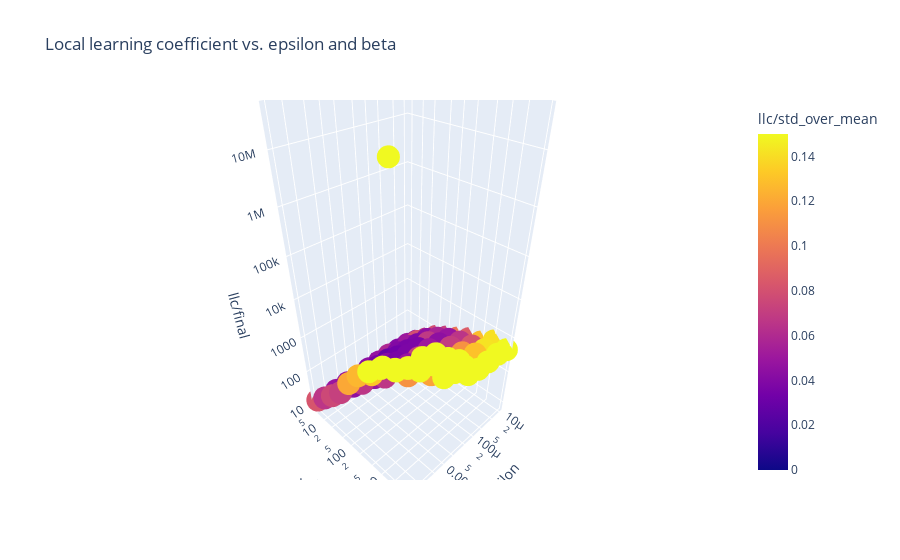

Source (notebook cell):
### Code cell
import pandas as pd
import plotly.express as px
df = pd.DataFrame(all_sweep_stats)
df["llc/std_over_mean"] = df["llc/trace"].apply(lambda x: x[:, -20:].std() / x[:, -20:].mean())
df["llc/final"] = df["llc/trace"].apply(lambda x: x[:, -10].mean())
px.scatter_3d(df, x="epsilon", y="beta", z="llc/final", color="llc/std_over_mean", log_y=True, log_x=True, log_z=True, 
              title="Local learning coefficient vs. epsilon and beta",
              # Set max for color
              range_color=[0, 0.15])
